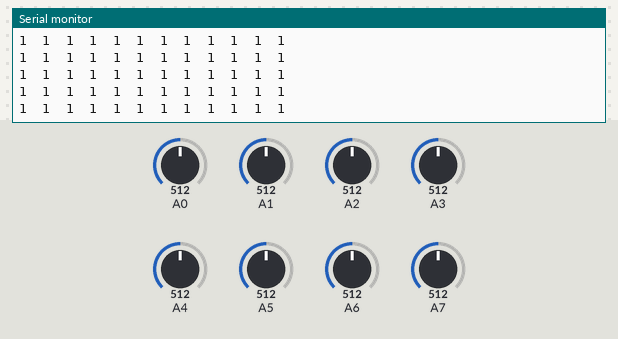
Recording of a sketch running on a simulated Arduino Uno, built with avr-gcc and run on an emulated ATmega328P. Shown: the last lines printed to the serial monitor. Inputs (shaded band) come from the test bench; at power-on: A0 = 512, A1 = 512, A2 = 512, A3 = 512, A4 = 512, A5 = 512, A6 = 512, A7 = 512.

Above: at 1.2 s.
1.3 s: A0 set to 490
At 2.0 s:
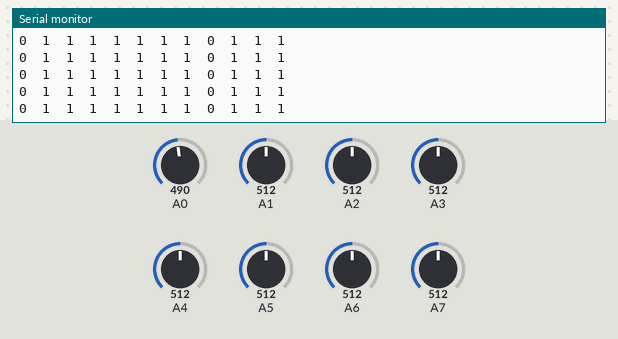
4.3 s: A1 set to 490
At 4.8 s:
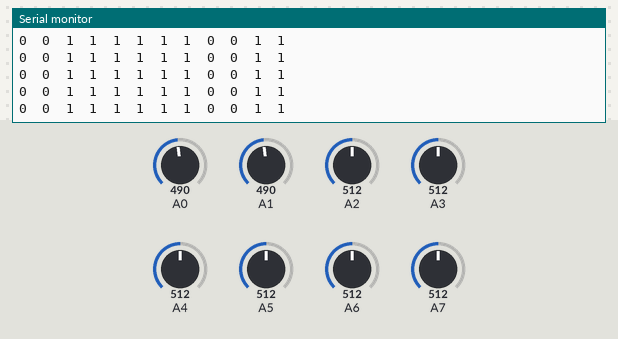
7.3 s: A2 set to 490
At 8.2 s:
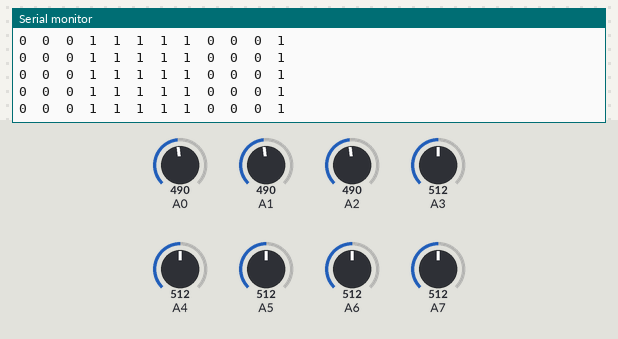
10.3 s: A3 set to 490
At 11.2 s:
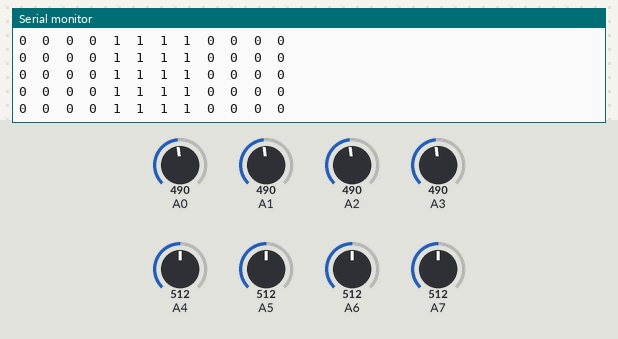
13.3 s: A4 set to 490
At 14.3 s:
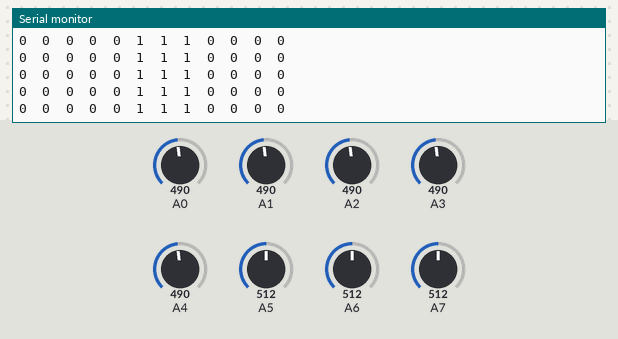
16.3 s: A5 set to 490
At 17.1 s:
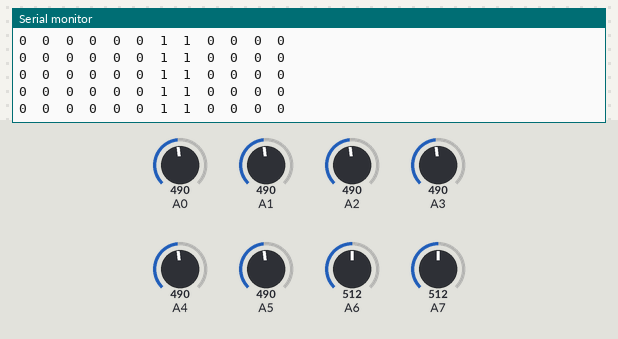

The sketch:

Sensor_Reading_Code.ino
```cpp
/*
Fast Line Follower Robot Tutorial 1: https://youtu.be/ST8KdWPMzp4?si=JiMo1dmmcJg4N6Ty
Fast Line Follower Robot Tutorial 2: https://youtu.be/7vuAqcf_HjQ?si=j19M01qBcxJiA24r
*/

int sensor[12];  //array for storing the sensor values
int threshold = 500;

void setup() {
  Serial.begin(9600);
}

void loop() {
  //sensor_reading();
  digital_values();

 // if(sensor[6] == 1 && sensor[7] == 1) line_follow();
}

void sensor_reading() {
  for (int i = 0; i < 12; i++) {
    sensor[i] = analogRead(i);
    Serial.print(String(sensor[i]) + "  "); //comment this line while using in main LFR code
  }
  Serial.println(); //comment this line while using in main LFR code
}

void digital_values() {
  for (int i = 0; i < 12; i++) {
    sensor[i] = analogRead(i);
    if (sensor[i] > threshold) sensor[i] = 1;
    else sensor[i] = 0;
    Serial.print(String(sensor[i]) + "  ");  //comment this line while using in main LFR code
  }
  Serial.println(); //comment this line while using in main LFR code
}
```

Measured:
- after the input at 1.3 s, the serial monitor: prints a new line at once (image 1)
- after the input at 4.3 s, the serial monitor: prints a new line after 0.05 s (image 2)
- after the input at 7.3 s, the serial monitor: prints a new line after 0.05 s (image 3)
- after the input at 10.3 s, the serial monitor: prints a new line after 0.05 s (image 4)
- after the input at 13.3 s, the serial monitor: prints a new line after 0.06 s (image 5)
- after the input at 16.3 s, the serial monitor: prints a new line after 0.06 s (image 6)
